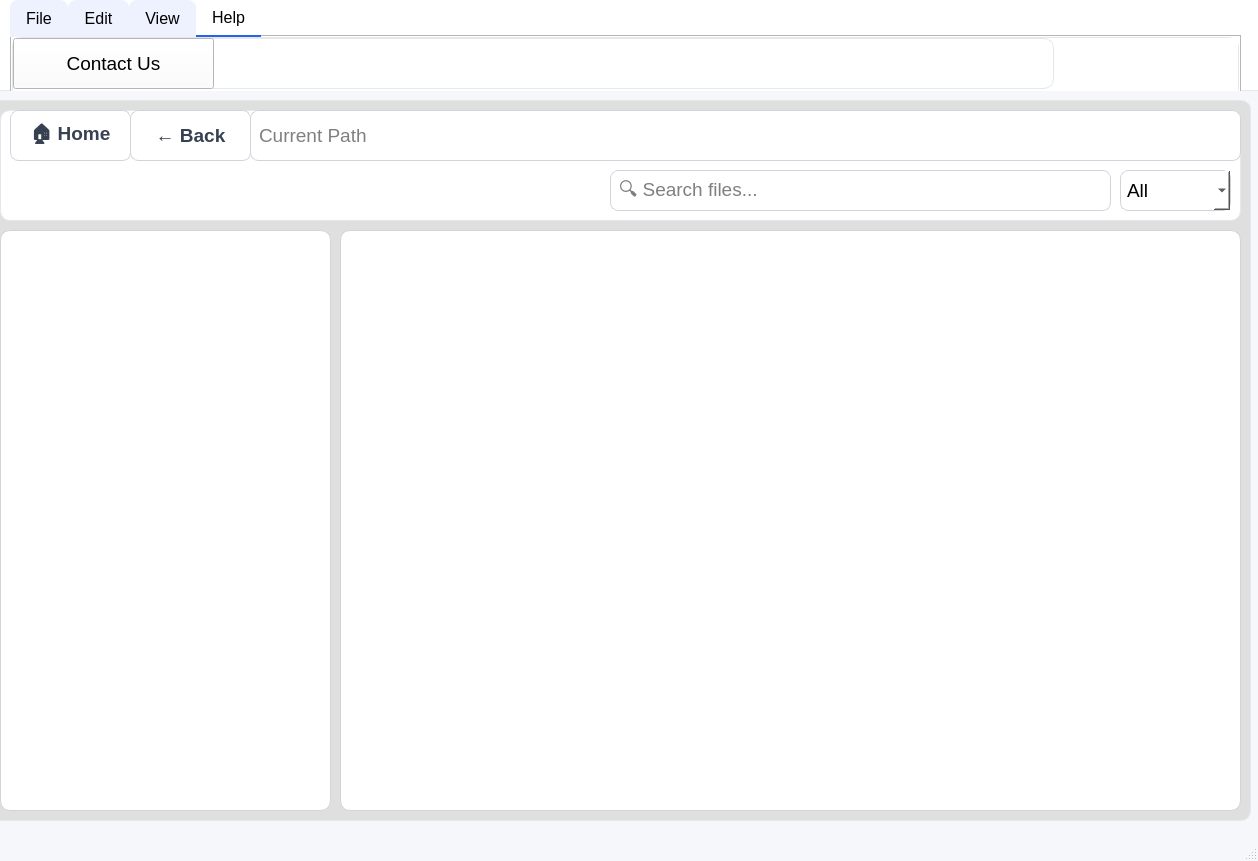
<?xml version="1.0" encoding="UTF-8"?>
<ui version="4.0">
 <class>MainWindow</class>
 <widget class="QMainWindow" name="MainWindow">
  <property name="geometry">
   <rect>
    <x>0</x>
    <y>0</y>
    <width>1258</width>
    <height>861</height>
   </rect>
  </property>
  <property name="windowTitle">
   <string>MainWindow</string>
  </property>
  <property name="autoFillBackground">
   <bool>false</bool>
  </property>
  <property name="styleSheet">
   <string notr="true">
QMainWindow{
    background:#f5f7fb;
}

QFrame{
    background:white;
    border:1px solid #e5e7eb;
    border-radius:10px;
}

QPushButton{
    background:white;
    color:#374151;
    border:1px solid #d1d5db;
    border-radius:8px;
    padding:8px;
    font-weight:600;
}

QPushButton:hover{
    background:#eff6ff;
    border:1px solid #60a5fa;
}

QPushButton:pressed{
    background:#dbeafe;
}

QLineEdit,QComboBox{
    background:white;
    border:1px solid #d1d5db;
    border-radius:8px;
    padding:6px;
}

QTreeView,QTableView{
    background:white;
    border:1px solid #d1d5db;
    alternate-background-color:#f8fafc;
}

QHeaderView::section{
    background:#2563eb;
    color:white;
    border:none;
    padding:6px;
    font-weight:bold;
}

QTabBar::tab{
    background:#eef2ff;
    padding:8px 16px;
    border-top-left-radius:8px;
    border-top-right-radius:8px;
}

QTabBar::tab:selected{
    background:white;
    border-bottom:2px solid #2563eb;
}
</string>
  </property>
  <widget class="QWidget" name="centralwidget">
   <widget class="QFrame" name="lowerframe">
    <property name="geometry">
     <rect>
      <x>-10</x>
      <y>100</y>
      <width>1261</width>
      <height>721</height>
     </rect>
    </property>
    <property name="styleSheet">
     <string notr="true">background-color:rgb(223, 223, 223)</string>
    </property>
    <property name="frameShape">
     <enum>QFrame::StyledPanel</enum>
    </property>
    <property name="frameShadow">
     <enum>QFrame::Raised</enum>
    </property>
    <widget class="QTableView" name="tableView">
     <property name="geometry">
      <rect>
       <x>350</x>
       <y>130</y>
       <width>901</width>
       <height>581</height>
      </rect>
     </property>
     <property name="styleSheet">
      <string>background-color:rgb(255, 255, 255)</string>
     </property>
    </widget>
    <widget class="QFrame" name="frame_6">
     <property name="geometry">
      <rect>
       <x>10</x>
       <y>10</y>
       <width>1241</width>
       <height>111</height>
      </rect>
     </property>
     <property name="font">
      <font>
       <pointsize>14</pointsize>
      </font>
     </property>
     <property name="styleSheet">
      <string notr="true">background-color:rgb(255, 255, 255)</string>
     </property>
     <property name="frameShape">
      <enum>QFrame::StyledPanel</enum>
     </property>
     <property name="frameShadow">
      <enum>QFrame::Raised</enum>
     </property>
     <widget class="QPushButton" name="btnHome">
      <property name="geometry">
       <rect>
        <x>10</x>
        <y>0</y>
        <width>121</width>
        <height>51</height>
       </rect>
      </property>
      <property name="font">
       <font>
        <pointsize>14</pointsize>
        <weight>75</weight>
        <bold>true</bold>
       </font>
      </property>
      <property name="styleSheet">
       <string notr="true">background-color:rgb(255, 255, 255)</string>
      </property>
      <property name="text">
       <string>🏠 Home</string>
      </property>
     </widget>
     <widget class="QLineEdit" name="txtPath">
      <property name="geometry">
       <rect>
        <x>250</x>
        <y>0</y>
        <width>991</width>
        <height>51</height>
       </rect>
      </property>
      <property name="font">
       <font>
        <pointsize>14</pointsize>
       </font>
      </property>
      <property name="styleSheet">
       <string>background-color:rgb(255, 255, 255)</string>
      </property>
      <property name="text">
       <string/>
      </property>
      <property name="readOnly">
       <bool>true</bool>
      </property>
      <property name="placeholderText">
       <string>Current Path</string>
      </property>
     </widget>
     <widget class="QPushButton" name="btnBack">
      <property name="geometry">
       <rect>
        <x>130</x>
        <y>0</y>
        <width>121</width>
        <height>51</height>
       </rect>
      </property>
      <property name="font">
       <font>
        <pointsize>14</pointsize>
        <weight>75</weight>
        <bold>true</bold>
       </font>
      </property>
      <property name="styleSheet">
       <string>background-color:rgb(255, 255, 255)</string>
      </property>
      <property name="text">
       <string>← Back</string>
      </property>
     </widget>
     <widget class="QLineEdit" name="txtSearch">
      <property name="geometry">
       <rect>
        <x>610</x>
        <y>60</y>
        <width>501</width>
        <height>41</height>
       </rect>
      </property>
      <property name="font">
       <font>
        <pointsize>14</pointsize>
       </font>
      </property>
      <property name="styleSheet">
       <string>background-color:rgb(255, 255, 255)</string>
      </property>
      <property name="placeholderText">
       <string>🔍 Search files...</string>
      </property>
     </widget>
     <widget class="QComboBox" name="cboFilter">
      <property name="geometry">
       <rect>
        <x>1120</x>
        <y>60</y>
        <width>111</width>
        <height>41</height>
       </rect>
      </property>
      <property name="font">
       <font>
        <pointsize>14</pointsize>
       </font>
      </property>
      <property name="styleSheet">
       <string>background-color:rgb(255, 255, 255)</string>
      </property>
      <property name="currentText">
       <string>All</string>
      </property>
      <property name="maxVisibleItems">
       <number>10</number>
      </property>
      <item>
       <property name="text">
        <string>All</string>
       </property>
      </item>
      <item>
       <property name="text">
        <string>Folder</string>
       </property>
      </item>
      <item>
       <property name="text">
        <string>.txt</string>
       </property>
      </item>
      <item>
       <property name="text">
        <string>.pdf</string>
       </property>
      </item>
      <item>
       <property name="text">
        <string>.docx</string>
       </property>
      </item>
      <item>
       <property name="text">
        <string>.png</string>
       </property>
      </item>
     </widget>
    </widget>
    <widget class="QTreeView" name="treeView">
     <property name="geometry">
      <rect>
       <x>10</x>
       <y>130</y>
       <width>331</width>
       <height>581</height>
      </rect>
     </property>
     <property name="styleSheet">
      <string>background-color:rgb(255, 255, 255)</string>
     </property>
    </widget>
   </widget>
   <widget class="QFrame" name="upperframe">
    <property name="geometry">
     <rect>
      <x>-10</x>
      <y>-10</y>
      <width>1301</width>
      <height>101</height>
     </rect>
    </property>
    <property name="styleSheet">
     <string notr="true">background - color: rgb(255, 255, 255)</string>
    </property>
    <property name="frameShape">
     <enum>QFrame::StyledPanel</enum>
    </property>
    <property name="frameShadow">
     <enum>QFrame::Raised</enum>
    </property>
    <widget class="QTabWidget" name="tabWidget">
     <property name="geometry">
      <rect>
       <x>20</x>
       <y>10</y>
       <width>1231</width>
       <height>101</height>
      </rect>
     </property>
     <property name="font">
      <font>
       <pointsize>12</pointsize>
      </font>
     </property>
     <property name="styleSheet">
      <string notr="true">background-color: rgb(255, 255, 255)</string>
     </property>
     <property name="currentIndex">
      <number>3</number>
     </property>
     <widget class="QWidget" name="File">
      <property name="whatsThis">
       <string/>
      </property>
      <attribute name="title">
       <string>File</string>
      </attribute>
      <widget class="QFrame" name="frame">
       <property name="geometry">
        <rect>
         <x>0</x>
         <y>0</y>
         <width>891</width>
         <height>51</height>
        </rect>
       </property>
       <property name="frameShape">
        <enum>QFrame::StyledPanel</enum>
       </property>
       <property name="frameShadow">
        <enum>QFrame::Raised</enum>
       </property>
       <widget class="QToolButton" name="btnNewfolder">
        <property name="geometry">
         <rect>
          <x>0</x>
          <y>0</y>
          <width>201</width>
          <height>51</height>
         </rect>
        </property>
        <property name="font">
         <font>
          <pointsize>14</pointsize>
         </font>
        </property>
        <property name="text">
         <string>📁 New Folder</string>
        </property>
       </widget>
       <widget class="QToolButton" name="btnOpen">
        <property name="geometry">
         <rect>
          <x>200</x>
          <y>0</y>
          <width>201</width>
          <height>51</height>
         </rect>
        </property>
        <property name="font">
         <font>
          <pointsize>14</pointsize>
         </font>
        </property>
        <property name="text">
         <string>📂 Open Folder</string>
        </property>
       </widget>
       <widget class="QToolButton" name="btnSave">
        <property name="geometry">
         <rect>
          <x>400</x>
          <y>0</y>
          <width>201</width>
          <height>51</height>
         </rect>
        </property>
        <property name="font">
         <font>
          <pointsize>14</pointsize>
         </font>
        </property>
        <property name="text">
         <string>💾 Save File</string>
        </property>
        <property name="autoRepeat">
         <bool>false</bool>
        </property>
       </widget>
      </widget>
     </widget>
     <widget class="QWidget" name="edit">
      <attribute name="title">
       <string>Edit</string>
      </attribute>
      <widget class="QFrame" name="frame_2">
       <property name="geometry">
        <rect>
         <x>0</x>
         <y>0</y>
         <width>1041</width>
         <height>51</height>
        </rect>
       </property>
       <property name="frameShape">
        <enum>QFrame::StyledPanel</enum>
       </property>
       <property name="frameShadow">
        <enum>QFrame::Raised</enum>
       </property>
       <widget class="QToolButton" name="btnAddFile">
        <property name="geometry">
         <rect>
          <x>0</x>
          <y>0</y>
          <width>201</width>
          <height>51</height>
         </rect>
        </property>
        <property name="font">
         <font>
          <pointsize>14</pointsize>
         </font>
        </property>
        <property name="text">
         <string>📂➕ Add folder</string>
        </property>
       </widget>
       <widget class="QToolButton" name="btnAddFolder">
        <property name="geometry">
         <rect>
          <x>200</x>
          <y>0</y>
          <width>201</width>
          <height>51</height>
         </rect>
        </property>
        <property name="font">
         <font>
          <pointsize>14</pointsize>
         </font>
        </property>
        <property name="text">
         <string>📄➕ Add File</string>
        </property>
       </widget>
       <widget class="QToolButton" name="btnRename">
        <property name="geometry">
         <rect>
          <x>400</x>
          <y>0</y>
          <width>201</width>
          <height>51</height>
         </rect>
        </property>
        <property name="font">
         <font>
          <pointsize>14</pointsize>
         </font>
        </property>
        <property name="text">
         <string>✏ Rename</string>
        </property>
       </widget>
       <widget class="QToolButton" name="btnDelete">
        <property name="geometry">
         <rect>
          <x>600</x>
          <y>0</y>
          <width>201</width>
          <height>51</height>
         </rect>
        </property>
        <property name="font">
         <font>
          <pointsize>14</pointsize>
         </font>
        </property>
        <property name="text">
         <string>🗑 Delete</string>
        </property>
       </widget>
      </widget>
     </widget>
     <widget class="QWidget" name="view">
      <attribute name="title">
       <string>View</string>
      </attribute>
      <widget class="QFrame" name="frame_3">
       <property name="geometry">
        <rect>
         <x>0</x>
         <y>0</y>
         <width>1201</width>
         <height>51</height>
        </rect>
       </property>
       <property name="font">
        <font>
         <pointsize>14</pointsize>
        </font>
       </property>
       <property name="frameShape">
        <enum>QFrame::StyledPanel</enum>
       </property>
       <property name="frameShadow">
        <enum>QFrame::Raised</enum>
       </property>
       <widget class="QToolButton" name="btnAllinfo">
        <property name="geometry">
         <rect>
          <x>0</x>
          <y>0</y>
          <width>201</width>
          <height>51</height>
         </rect>
        </property>
        <property name="font">
         <font>
          <pointsize>14</pointsize>
         </font>
        </property>
        <property name="text">
         <string>💡 INFO</string>
        </property>
       </widget>
      </widget>
     </widget>
     <widget class="QWidget" name="help">
      <attribute name="title">
       <string>Help</string>
      </attribute>
      <widget class="QFrame" name="frame_4">
       <property name="geometry">
        <rect>
         <x>0</x>
         <y>0</y>
         <width>1041</width>
         <height>51</height>
        </rect>
       </property>
       <property name="frameShape">
        <enum>QFrame::StyledPanel</enum>
       </property>
       <property name="frameShadow">
        <enum>QFrame::Raised</enum>
       </property>
       <widget class="QToolButton" name="btnContact">
        <property name="geometry">
         <rect>
          <x>0</x>
          <y>0</y>
          <width>201</width>
          <height>51</height>
         </rect>
        </property>
        <property name="font">
         <font>
          <pointsize>14</pointsize>
         </font>
        </property>
        <property name="text">
         <string>Contact Us</string>
        </property>
       </widget>
      </widget>
     </widget>
    </widget>
   </widget>
  </widget>
  <widget class="QMenuBar" name="menubar">
   <property name="geometry">
    <rect>
     <x>0</x>
     <y>0</y>
     <width>1258</width>
     <height>26</height>
    </rect>
   </property>
  </widget>
  <widget class="QStatusBar" name="statusbar"/>
 </widget>
 <resources/>
 <connections/>
</ui>
